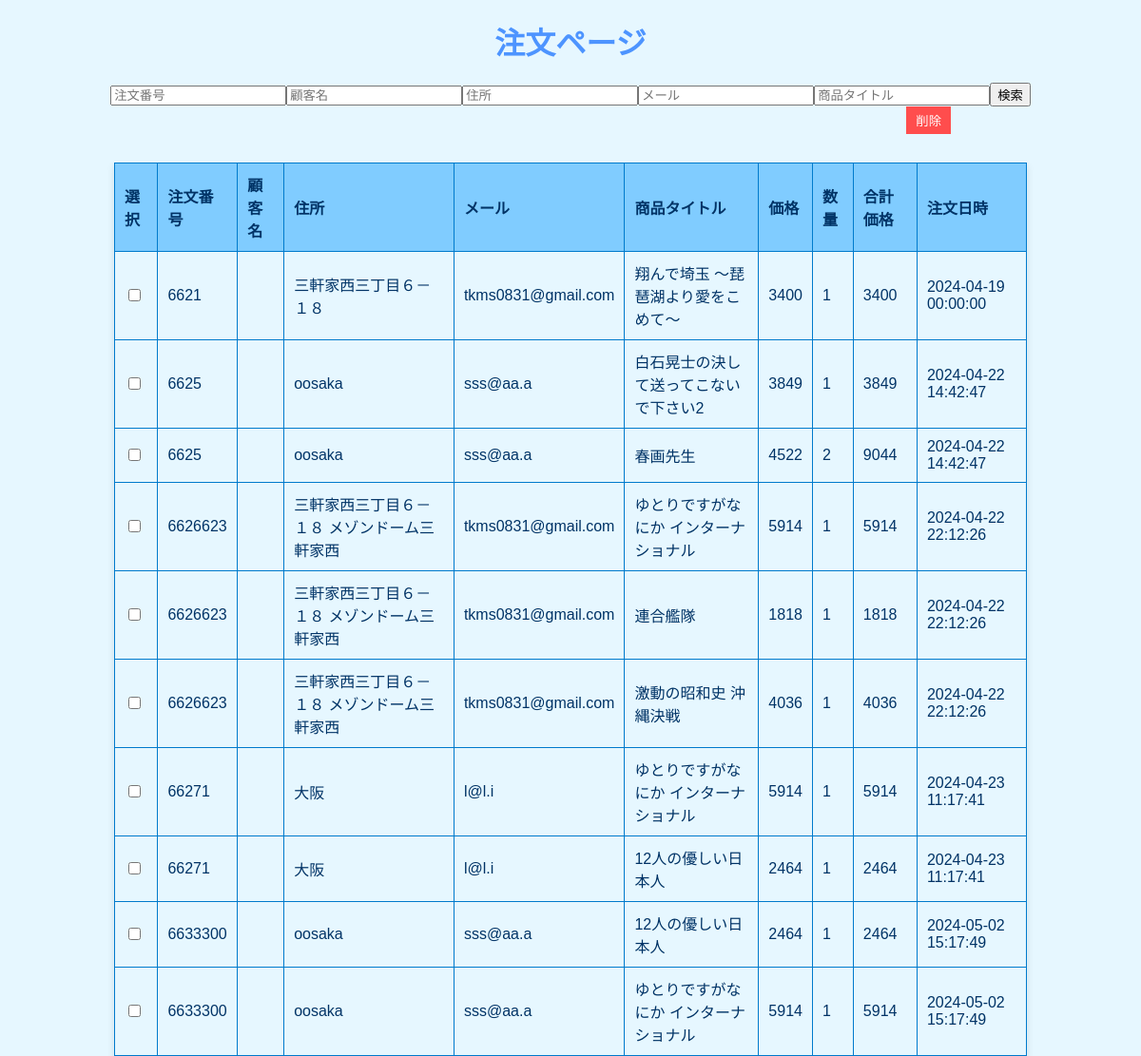
The page /order_management.php on the database its author committed.
### tables this page shows
CREATE TABLE `orders` (
  `id` int(100) NOT NULL,
  `Name` varchar(255) NOT NULL,
  `Address` varchar(255) NOT NULL,
  `mail` varchar(200) NOT NULL,
  `Title` varchar(255) NOT NULL,
  `Amount` int(100) NOT NULL,
  `quantity` int(100) NOT NULL,
  `total_price` int(200) NOT NULL,
  `time` datetime NOT NULL,
  `order_id` int(100) NOT NULL
);

### order_management.php (the view, shortened to what this page needs)
<!DOCTYPE html>
<html lang="ja">
<head>
</head>
<body>
    <h1>注文ページ</h1>
    <?php
    $host = 'localhost';
    $db_name = 'cinema';
    $username = 'root';
    $password = '';
    try {
        $conn = new PDO("mysql:host=$host;dbname=$db_name", $username, $password);
        $conn->setAttribute(PDO::ATTR_ERRMODE, PDO::ERRMODE_EXCEPTION);
        $search_sql = "";
        $sql = "SELECT `order_id`, `name`, `address`, `mail`, `title`, `amount`, `quantity`, `total_price`, `time`
        FROM `orders` $search_sql";
        $stmt = $conn->prepare($sql);
        $stmt->execute();
        echo "<form method='POST' style='text-align: center;'>";
        echo "<input type='text' name='order_id' placeholder='注文番号'>";
        echo "<input type='text' name='name' placeholder='顧客名'>";
        echo "<input type='text' name='address' placeholder='住所'>";
        echo "<input type='text' name='mail' placeholder='メール'>";
        echo "<input type='text' name='title' placeholder='商品タイトル'>";
        echo "<button type='submit'>検索</button>";
        echo "</form>";
        echo "<form method='POST' onsubmit='return confirmDelete();'>";
        echo "<div style='text-align: right; margin-bottom: 20px;'>";
        echo "<button type='submit' name='delete_bulk' class='delete-btn bulk'>削除</button>";
        echo "</div>";
        echo "<table>
                <tr>
                    <th>選択</th>
                    <th>注文番号</th>
                    <th>顧客名</th>
                    <th>住所</th>
                    <th>メール</th>
                    <th>商品タイトル</th>
                    <th>価格</th>
                    <th>数量</th>
                    <th>合計価格</th>
                    <th>注文日時</th>
                </tr>";
        while ($row = $stmt->fetch(PDO::FETCH_ASSOC)) {
            echo "<tr>";
            echo "<td><input type='checkbox' name='order_ids[]' value='{$row['order_id']}'></td>";
            echo "<td>{$row['order_id']}</td>";
            echo "<td>{$row['name']}</td>";
            echo "<td>{$row['address']}</td>";
            echo "<td>{$row['mail']}</td>";
            echo "<td>{$row['title']}</td>";
            echo "<td>{$row['amount']}</td>";
            echo "<td>{$row['quantity']}</td>";
            echo "<td>{$row['total_price']}</td>";
            echo "<td>{$row['time']}</td>";
            echo "</tr>";
        }
        echo "</table>";
        echo "</form>";
    } catch (PDOException $e) {
        echo "エラー: " . $e->getMessage();
    }
    ?>
</body>
</html>

### order_management.php (style rules this page uses)
body { font-family: Arial, sans-serif; margin: 0; padding: 0; background-color: #e6f7ff; }
h1 { text-align: center; margin-top: 20px; color: #4d94ff; }
table { width: 80%; border-collapse: collapse; margin-top: 20px; margin-left: auto; margin-right: auto; box-shadow: 0px 4px 8px rgba(0, 0, 0, 0.1); }
th { padding: 10px; background-color: #80ccff; color: #003366; border: 1px solid #007acc; text-align: left; }
td { padding: 10px; border: 1px solid #007acc; background-color: #e6f7ff; color: #003366; }
tr:nth-child(even) { background-color: #cceeff; }
button.delete-btn { background-color: #ff4d4d; color: white; border: none; padding: 5px 10px; cursor: pointer; }
button.delete-btn.bulk { text-align: right; margin-bottom: 10px; margin-right: 200px; }

### rows shown on the page
orders: order "6621", Address "三軒家西三丁目６－１８", mail "tkms0831@gmail.com", Title "翔んで埼玉 ～琵琶湖より愛をこめて～", Amount "3400", quantity "1", total_price "3400", time "2024-04-19 00:00:00"
orders: order "6625", Address "oosaka", mail "sss@aa.a", Title "白石晃士の決して送ってこないで下さい2", Amount "3849", quantity "1", total_price "3849", time "2024-04-22 14:42:47"
orders: order "6625", Address "oosaka", mail "sss@aa.a", Title "春画先生", Amount "4522", quantity "2", total_price "9044", time "2024-04-22 14:42:47"
orders: order "6626623", Address "三軒家西三丁目６－１８ メゾンドーム三軒家西", mail "tkms0831@gmail.com", Title "ゆとりですがなにか インターナショナル", Amount "5914", quantity "1", total_price "5914", time "2024-04-22 22:12:26"
orders: order "6626623", Address "三軒家西三丁目６－１８ メゾンドーム三軒家西", mail "tkms0831@gmail.com", Title "連合艦隊", Amount "1818", quantity "1", total_price "1818", time "2024-04-22 22:12:26"
orders: order "6626623", Address "三軒家西三丁目６－１８ メゾンドーム三軒家西", mail "tkms0831@gmail.com", Title "激動の昭和史 沖縄決戦", Amount "4036", quantity "1", total_price "4036", time "2024-04-22 22:12:26"
orders: order "66271", Address "大阪", mail "l@l.i", Title "ゆとりですがなにか インターナショナル", Amount "5914", quantity "1", total_price "5914", time "2024-04-23 11:17:41"
orders: order "66271", Address "大阪", mail "l@l.i", Title "12人の優しい日本人", Amount "2464", quantity "1", total_price "2464", time "2024-04-23 11:17:41"
orders: order "6633300", Address "oosaka", mail "sss@aa.a", Title "12人の優しい日本人", Amount "2464", quantity "1", total_price "2464", time "2024-05-02 15:17:49"
orders: order "6633300", Address "oosaka", mail "sss@aa.a", Title "ゆとりですがなにか インターナショナル", Amount "5914", quantity "1", total_price "5914", time "2024-05-02 15:17:49"
